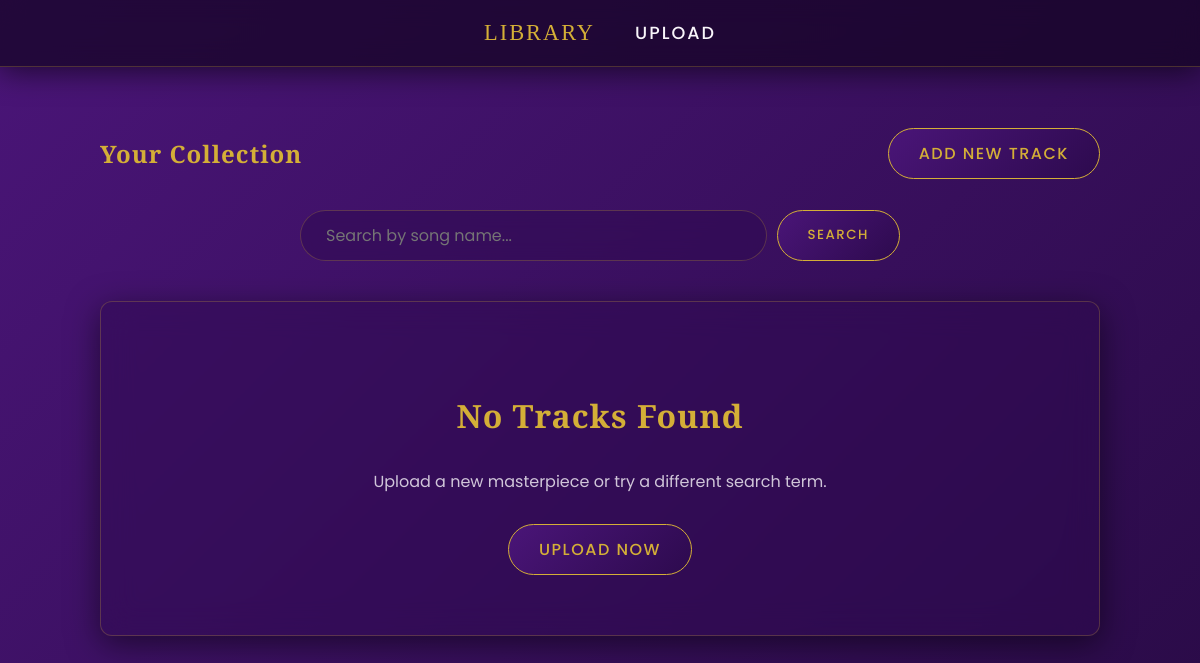
The app's page /, older data.
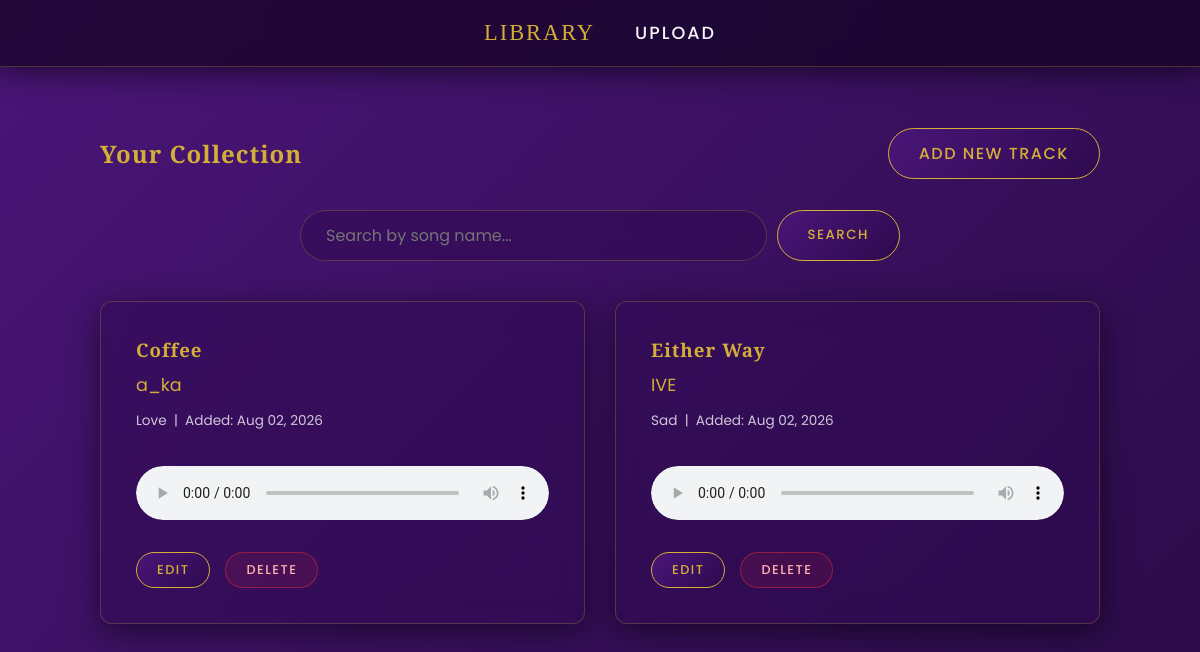
The same page, newer data.
### tracks/models.py (models this page shows, shortened)
class Music(models.Model):
    title = models.CharField(max_length=200)
    artist = models.CharField(max_length=200)
    genre = models.CharField(max_length=100)
    add_date = models.DateField(auto_now_add=True)
    audio_file = models.FileField(upload_to='music_files/')

### tracks/views.py (the view)
# urls.py: path('', views.MusicListView.as_view(), name='music_list'),
class MusicListView(ListView):
    model = Music
    template_name = 'tracks/music_list.html'
    context_object_name = 'tracks'
    def get_queryset(self):
        queryset = Music.objects.all().order_by('title')
        search_keyword = self.request.GET.get('search')
        if search_keyword:
            queryset = queryset.filter(title__icontains=search_keyword)
        return queryset

### tracks/templates/tracks/music_list.html (shortened to what this page needs)
{% extends 'tracks/base.html' %}
{% block content %}
<div style="display: flex; justify-content: space-between; align-items: center; margin-bottom: 20px;">
    <h2>Your Collection</h2>
    <a href="{% url 'music_create' %}" class="btn">Add New Track</a>
</div>
<div style="margin-bottom: 40px; display: flex; justify-content: center;">
    <form method="GET" style="display: flex; gap: 10px; width: 100%; max-width: 600px;">
        <input type="text" name="search" placeholder="Search by song name..." value="{{ request.GET.search }}"
               style="flex-grow: 1; padding: 12px 25px; border-radius: 30px; border: 1px solid var(--glass-border); background: var(--glass-bg); backdrop-filter: blur(10px); color: var(--text-light); font-family: 'Poppins', sans-serif; font-size: 1rem; outline: none; transition: 0.3s;">
        <button type="submit" class="btn" style="padding: 12px 30px;">Search</button>
    </form>
</div>
<div style="display: grid; grid-template-columns: repeat(auto-fit, minmax(300px, 1fr)); gap: 30px;">
    {% for track in tracks %}
        <div class="glass-card">
            <h3 style="margin-top: 0; margin-bottom: 10px;">{{ track.title }}</h3>
            <p style="color: var(--gold-accent); margin: 0 0 10px 0; font-size: 1.1rem;">{{ track.artist }}</p>
            <p style="font-size: 0.85rem; margin-bottom: 20px; opacity: 0.8;">
                {{ track.genre }} &nbsp;|&nbsp; Added: {{ track.add_date|date:"M d, Y" }}
            </p>
            {% if track.audio_file %}
                <audio controls controlsList="nodownload">
                    <source src="{{ track.audio_file.url }}" type="audio/mpeg">
                </audio>
            {% endif %}
            <div style="margin-top: 25px; display: flex; gap: 15px;">
                <a href="{% url 'music_update' track.pk %}" class="btn" style="padding: 8px 20px; font-size: 0.8rem;">Edit</a>
                <a href="{% url 'music_delete' track.pk %}" class="btn" style="padding: 8px 20px; font-size: 0.8rem; background: rgba(255, 50, 50, 0.1); border-color: rgba(255, 50, 50, 0.4); color: #ffb3b3;">Delete</a>
            </div>
        </div>
    {% empty %}
        <div class="glass-card" style="text-align: center; grid-column: 1 / -1; padding: 60px 20px;">
            <h3 style="font-size: 2rem;">No Tracks Found</h3>
            <p style="margin-bottom: 30px; opacity: 0.8;">Upload a new masterpiece or try a different search term.</p>
            <a href="{% url 'music_create' %}" class="btn">Upload Now</a>
        </div>
    {% endfor %}
</div>
{% endblock %}

### tracks/templates/tracks/base.html (shortened to what this page needs)
<!DOCTYPE html>
<html lang="en">
<head>
</head>
<body>
    <nav>
        <a href="{% url 'music_list' %}" class="brand">Library</a>
        <a href="{% url 'music_create' %}">Upload</a>
    </nav>
    <div class="container">
        {% block content %}
        {% endblock %}
    </div>
</body>
</html>

### tracks/templates/tracks/base.html (style rules this page uses)
:root { --deep-violet: #130321; --royal-purple: #2D0A4E; --light-purple: #4A1578; --gold-accent: #D4AF37; --text-light: #F8F5FA; --glass-bg: rgba(45, 10, 78, 0.45); --glass-border: rgba(212, 175, 55, 0.25); }
body { margin: 0; padding: 0; font-family: 'Poppins', sans-serif; color: var(--text-light); background: linear-gradient(-45deg, var(--deep-violet), var(--royal-purple), #1E0735, var(--light-purple)); background-size: 400% 400%; animation: gradientBG 15s ease infinite; min-height: 100vh; display: flex; flex-direction: column; align-items: center; }
h1, h2, h3 { font-family: 'Playfair Display', serif; color: var(--gold-accent); letter-spacing: 1px; }
nav { width: 100%; padding: 20px 0; background: rgba(19, 3, 33, 0.7); box-shadow: 0 4px 30px rgba(0, 0, 0, 0.6); backdrop-filter: blur(12px); position: sticky; top: 0; z-index: 100; display: flex; justify-content: center; gap: 40px; border-bottom: 1px solid var(--glass-border); }
nav a { color: var(--text-light); text-decoration: none; font-size: 1.1rem; font-weight: 500; text-transform: uppercase; letter-spacing: 2px; transition: all 0.4s ease; }
nav a.brand { font-family: 'Playfair Display', serif; color: var(--gold-accent); font-size: 1.4rem; }
.container { width: 90%; max-width: 1000px; margin: 50px auto; animation: fadeIn 1.2s cubic-bezier(0.25, 0.8, 0.25, 1); }
.glass-card { background: var(--glass-bg); backdrop-filter: blur(16px); border: 1px solid var(--glass-border); border-radius: 12px; padding: 35px; box-shadow: 0 8px 32px rgba(0, 0, 0, 0.5); transition: all 0.4s ease; }
.btn { background: linear-gradient(135deg, var(--light-purple), var(--royal-purple)); color: var(--gold-accent); border: 1px solid var(--gold-accent); padding: 12px 30px; border-radius: 30px; font-family: 'Poppins', sans-serif; font-weight: 500; letter-spacing: 1.5px; cursor: pointer; text-transform: uppercase; text-decoration: none; display: inline-block; transition: all 0.4s ease; }
audio { width: 100%; margin-top: 15px; border-radius: 30px; outline: none; }

Row changes from the older to the newer data that the page shows:
added Music: title "Coffee", artist "a_ka", genre "Love", add_date "Aug 02, 2026"
added Music: title "Either Way", artist "IVE", genre "Sad", add_date "Aug 02, 2026"
Text that changed along with them:
text no longer shown: "No Tracks Found Upload a new masterpiece or try a different search term. UPLOAD NOW"
